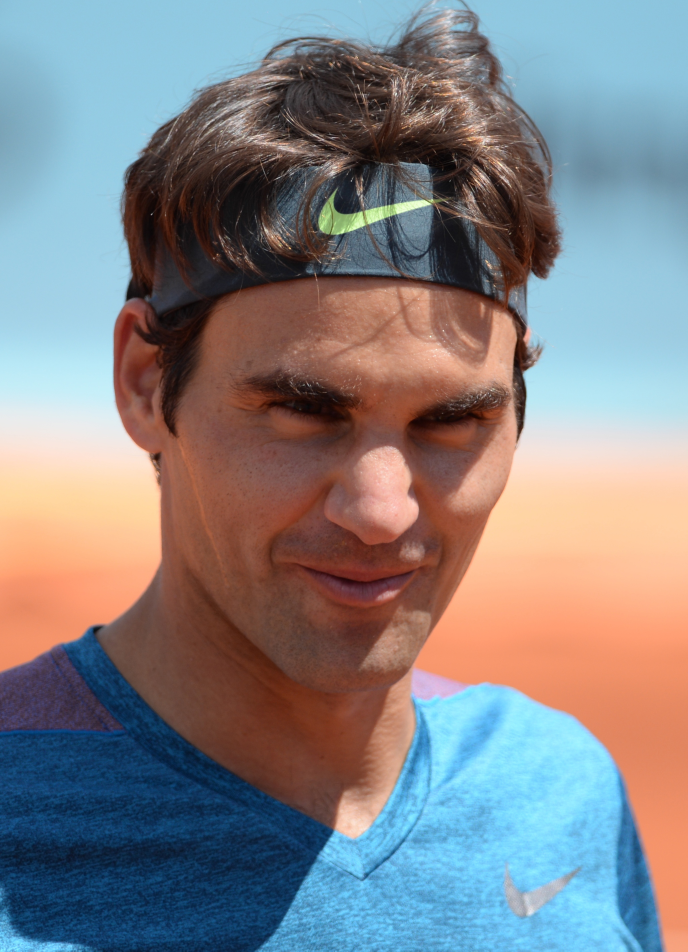
#> input picture CV/Week 2/roger.jpg, 2062 x 2854 px (shown at 1/3 size)
$ python q6-bright-spot-detection.py
#> lines starting #> are read from the running program, lines starting #| are printed output that depends on the picture; after the words box and inside, x2 and y2 are one past the last pixel; in counts of white or black regions, pixels touching at a corner belong together
"""
Bright spot detection
"""

# [19 lines of commented-out code are left out]


import cv2 as cv
import numpy as np

# Load and resize image
img = cv.imread('roger.jpg')
#> img is the input picture: shape (2854, 2062, 3); mean B, G, R 133.8, 130.8, 132.6
img = cv.resize(img, (600, 800))
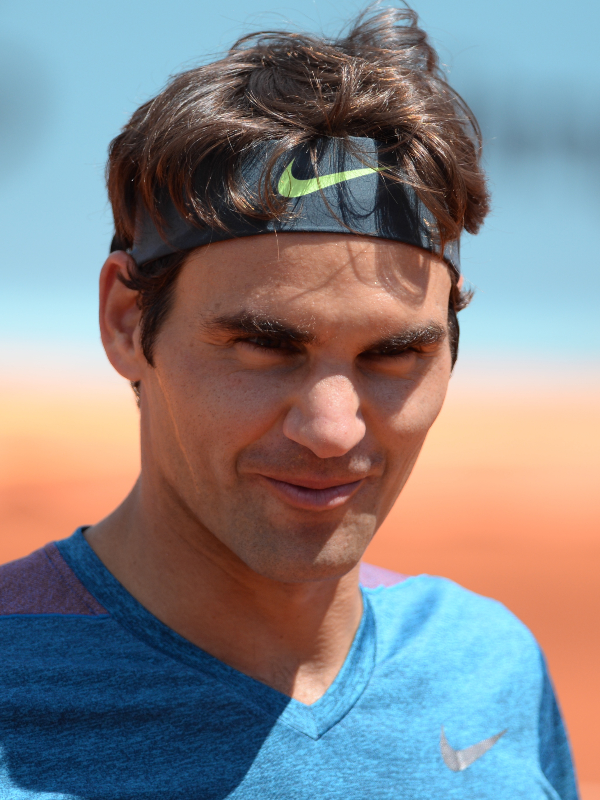
#> img: shape (800, 600, 3); mean B, G, R 133.7, 130.7, 132.5

# Convert to grayscale
gray_img = cv.cvtColor(img, cv.COLOR_BGR2GRAY)
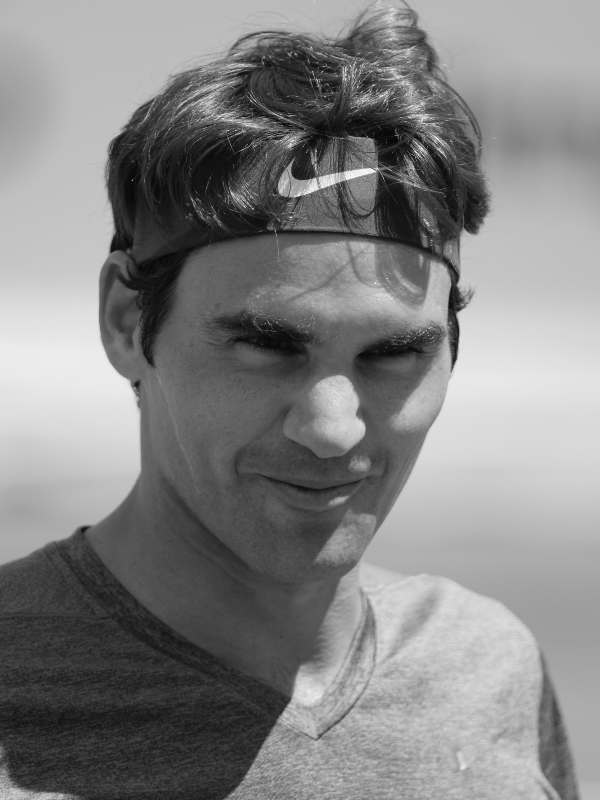
#> gray_img: shape (800, 600); min 5, max 249, mean 131.6

# Find the maximum pixel value
max_val = np.max(gray_img)
#> max_val = 249

# Find the location of the maximum pixel value using basic NumPy operations
# This will give a tuple of arrays representing the indices where the max value occurs
max_loc = np.where(gray_img == max_val)
#> max_loc = ([174], [363])

# Get the first occurrence of the max value
print(max_loc)
#| (array([174]), array([363]))
max_loc = (int(max_loc[1][0]), int(max_loc[0][0]))
#> max_loc = (363, 174)
print(max_loc)
#| (363, 174)

# Draw a circle at the brightest spot
radius = 20
color = (255, 255, 255)  # White circle
thickness = 2  # Circle thickness
cv.circle(img, max_loc, radius, color, thickness)  # Draw circle on the original image
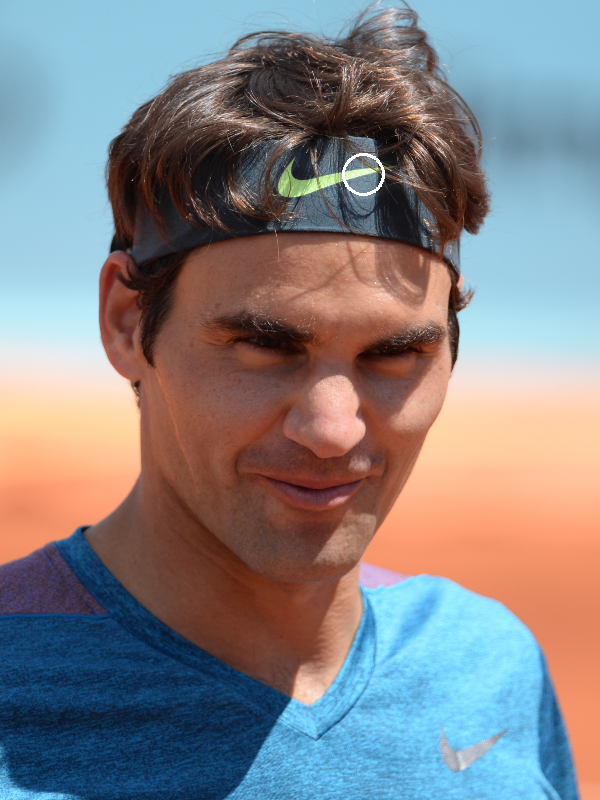
#> img: shape (800, 600, 3); 0.08% of pixels changed, all inside (x1, y1, x2, y2) = (342, 153, 385, 196)

# Display the result
cv.imshow('Display result', img)
cv.waitKey(0)
cv.destroyAllWindows()
